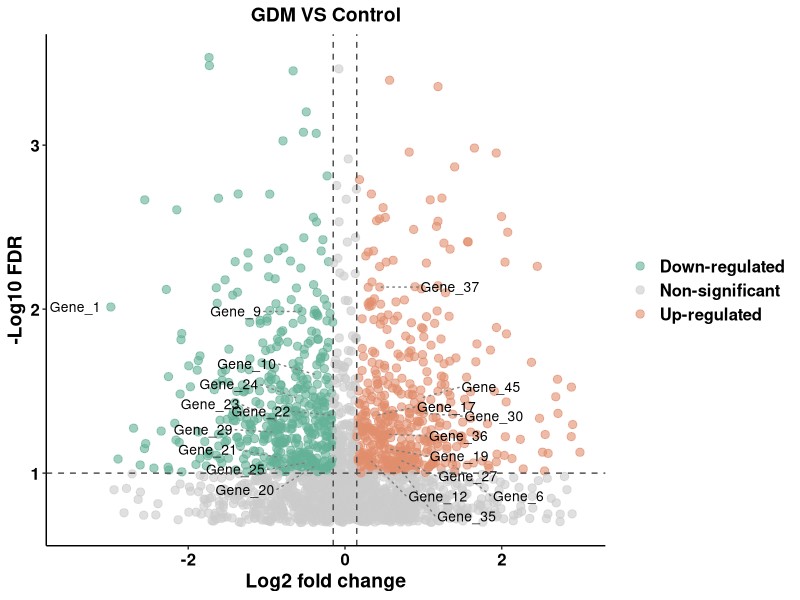
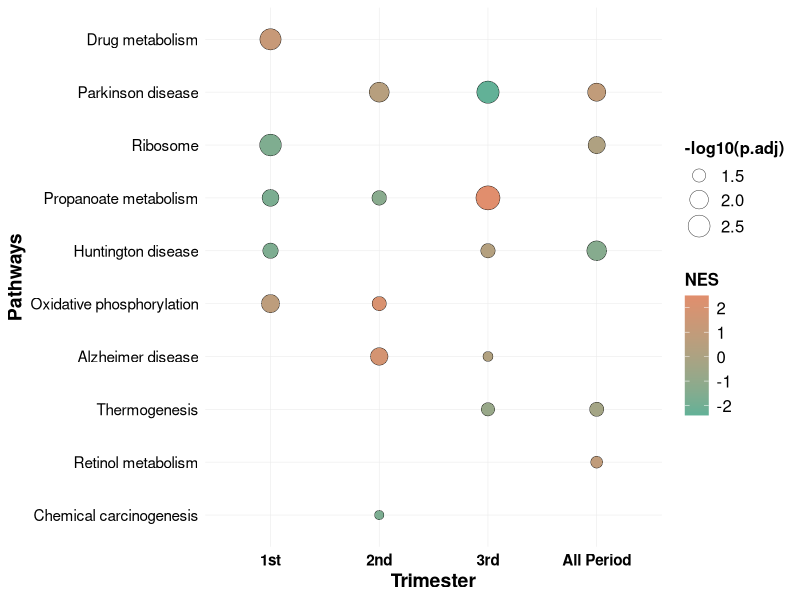

The R script that drew these images, in order:
# Figure 2: Volcano + GSEA bubble (mock data)
library(ggplot2)
library(ggrepel)
library(dplyr)

# -------------------- Volcano (2A) --------------------
set.seed(123)
n <- 2000
logFC <- rnorm(n, 0, 0.8)
logFC[sample(1:n, 50)] <- runif(50, -3, -1.5)
logFC[sample(1:n, 50)] <- runif(50, 1.5, 3)
pval <- runif(n, 0, 0.2)
pval[sample(1:n, 30)] <- runif(30, 1e-6, 0.05)
logp <- -log10(pval)
SYMBOL <- paste0("Gene_", 1:n)
deg <- data.frame(SYMBOL, logFC, logp, adj.P.Val = pval)
deg <- deg %>%
  mutate(group = case_when(
    logFC > 0.15 & logp > 1 ~ "Up-regulated",
    logFC < -0.15 & logp > 1 ~ "Down-regulated",
    TRUE ~ "Non-significant"
  ))
up <- head(deg$SYMBOL[deg$group == "Up-regulated"], 10)
down <- head(deg$SYMBOL[deg$group == "Down-regulated"], 10)
deg$label <- ifelse(deg$SYMBOL %in% c(up, down), deg$SYMBOL, "")

p1 <- ggplot(deg, aes(x = logFC, y = logp, color = group)) +
  geom_point(alpha = 0.6, size = 2.5) +
  geom_text_repel(data = subset(deg, group == "Up-regulated" & SYMBOL %in% up),
                  aes(label = SYMBOL), size = 3.5, color = "black",
                  segment.linetype = 3, segment.color = "grey50",
                  nudge_x = 0.5, direction = "y", hjust = 0) +
  geom_text_repel(data = subset(deg, group == "Down-regulated" & SYMBOL %in% down),
                  aes(label = SYMBOL), size = 3.5, color = "black",
                  segment.linetype = 3, segment.color = "grey50",
                  nudge_x = -0.5, direction = "y", hjust = 1) +
  scale_color_manual(values = c("Down-regulated" = "#62B197",
                                "Up-regulated"   = "#E18E6D",
                                "Non-significant"= "grey80")) +
  geom_hline(yintercept = 1, linetype = "dashed", color = "grey30") +
  geom_vline(xintercept = c(-0.15, 0.15), linetype = "dashed", color = "grey30") +
  labs(x = "Log2 fold change", y = "-Log10 FDR", title = "GDM VS Control") +
  theme_classic() +
  theme(axis.text = element_text(size = 12, face = "bold", color = "black"),
        axis.title = element_text(size = 14, face = "bold"),
        legend.text = element_text(size = 12, face = "bold"),
        legend.title = element_blank(),
        plot.title = element_text(size = 14, face = "bold", hjust = 0.5))

# -------------------- GSEA bubble (2B) --------------------
set.seed(456)
periods <- c("1st", "2nd", "3rd", "All Period")
pathways <- c("Ribosome", "Oxidative phosphorylation", "Parkinson disease",
              "Huntington disease", "Alzheimer disease", "Non-alcoholic fatty liver disease",
              "Thermogenesis", "Chemical carcinogenesis", "Drug metabolism",
              "Metabolism of xenobiotics", "Retinol metabolism", "Fatty acid degradation",
              "Valine, leucine and isoleucine degradation", "Butanoate metabolism",
              "Propanoate metabolism")
gsea <- expand.grid(period = periods, pathway = pathways, stringsAsFactors = FALSE) %>%
  group_by(period) %>%
  mutate(NES = rnorm(n(), 0, 1.2),
         p.adjust = runif(n(), 0.001, 0.2),
         p.adjust = ifelse(runif(n()) < 0.3, runif(n(), 0.001, 0.05), p.adjust),
         log10padj = -log10(p.adjust)) %>%
  ungroup() %>%
  filter(p.adjust < 0.05) %>%
  group_by(period) %>%
  slice_max(order_by = log10padj, n = 5) %>%
  ungroup()
pathway_order <- gsea %>%
  group_by(pathway) %>%
  summarise(mean_log10 = mean(log10padj)) %>%
  arrange(desc(mean_log10)) %>%
  pull(pathway)
gsea$pathway <- factor(gsea$pathway, levels = rev(pathway_order))

p2 <- ggplot(gsea, aes(x = period, y = pathway, size = log10padj, fill = NES)) +
  geom_point(shape = 21, stroke = 0.2) +
  scale_size_continuous(range = c(3, 8), name = "-log10(p.adj)") +
  scale_fill_gradient(low = "#62B197", high = "#E18E6D", name = "NES") +
  ylab("Pathways") + xlab("Trimester") +
  theme_minimal() +
  theme(axis.text.x = element_text(color = "black", face = "bold", size = 11),
        axis.text.y = element_text(color = "black", size = 11),
        axis.title = element_text(face = "bold", size = 14),
        panel.grid.major.y = element_line(color = "grey92", linetype = 1, linewidth = 0.2),
        panel.grid.major.x = element_line(color = "grey92", linetype = 1, linewidth = 0.2),
        legend.text = element_text(size = 12),
        legend.title = element_text(face = "bold", size = 12),
        legend.key = element_rect(fill = "white", colour = NA)) +
  guides(size = guide_legend(title = "-log10(p.adj)"),
         fill = guide_colorbar(title = "NES"))

# -------------------- Output --------------------
print(p1)
print(p2)
# Save if needed: ggsave("Figure2A.pdf", p1); ggsave("Figure2B.pdf", p2)
